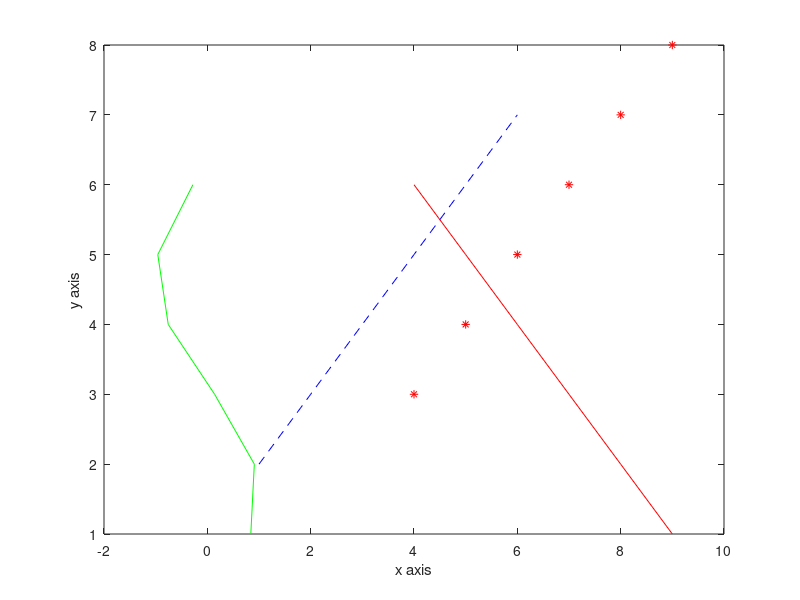

Reproduce this figure in MATLAB.
a = [1:6];
b = [2:7];
plot(a,b,"b--")
hold on

c = [ 3:8];
d = [4:9];

plot(d,c,"r*")

hold on 
xlabel("x axis");
ylabel("y axis");

v = [9:-1:4];
j = [1:6];

plot(v,j,"r-");
plot(sin(a),a,"g")